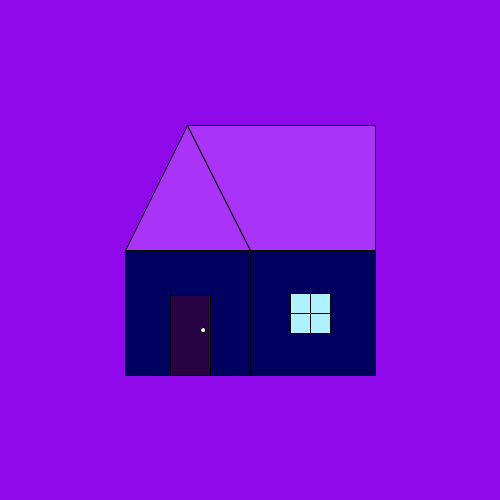
Frame 1 (no input)
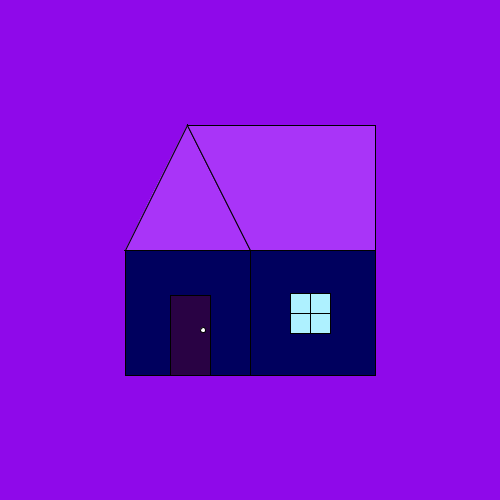
Frame 60 (the mouse pressed at the canvas centre just before this capture)
Frame 120 (the mouse held since frame 60 and released just before this capture): identical to frame 60, image omitted

The Processing sketch that drew these frames (run headless with seeded random() and noise(); from frame 60 on, the mouse is pressed at the canvas centre):

// Processing sketch: processing_139769
// ── processing_139769.pde

void setup (){
size(500, 500);
background(143,9,234);
}
  
void draw(){ 
fill(0,0,94);
rect(125, 250, 250, 125); 
fill(169,52,248);
triangle(125, 250, 187, 125, 250, 250);
fill(169,52,248);
quad(250, 250, 187, 125, 375, 125, 375, 250);
fill(255,255,255);
 line(250, 250, 250, 375);
 fill(41,2,68);
rect(170,295,40,80);
fill(174,241,255);
rect(290,293,40,40);
fill(255,255,255);
ellipse(203,330,5,5);
line(310,293,310,333);
line(290,313,330,313);


}
